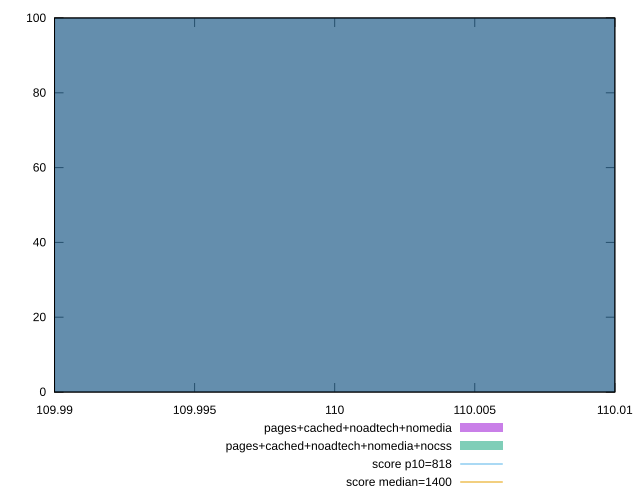

Reproduce this figure in gnuplot.
reset

$pagesCachedNoadtechNomedia <<EOF
110 100
EOF

$pagesCachedNoadtechNomediaNocss <<EOF
110 100
EOF

set key outside below
set boxwidth 0.1
set xrange [109.99:110.01]
set yrange [0:100]
set trange [0:100]
set style fill transparent solid 0.5 noborder

set parametric
set terminal svg size 640, 500 enhanced background rgb 'white'
set output "report_00017_2021-02-10T15-08-03.406Z/dom-size/comparison/histogram/3_vs_4.svg"

plot $pagesCachedNoadtechNomedia title "pages+cached+noadtech+nomedia" with boxes, \
     $pagesCachedNoadtechNomediaNocss title "pages+cached+noadtech+nomedia+nocss" with boxes, \
     818,t title "score p10=818", \
     1400,t title "score median=1400"

reset
